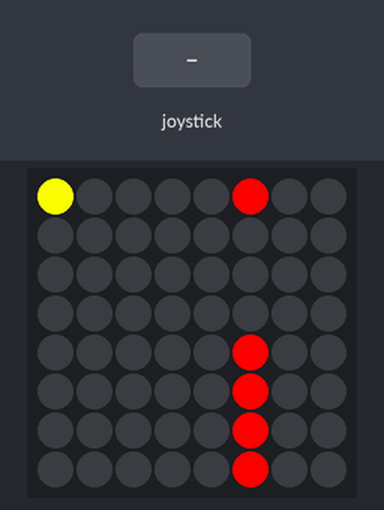
Simulated run of this program. Board: Raspberry Pi (BCM pin numbers) with a Sense HAT. Shown: the Sense HAT's 8×8 RGB LED matrix. The test bench sets the inputs (shaded band). Random numbers come from a fixed seed; the 64×8 strip is a reading aid, not a part: it shows the text the matrix is scrolling, unrolled, one strip-width of it at a time.

Above: at 1.6 s.
1.7 s: joystick pushed down
At 2.8 s:
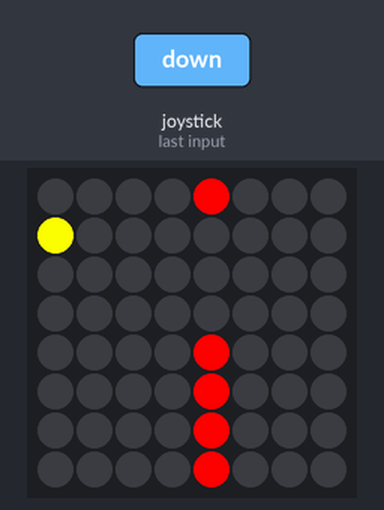
4.7 s: joystick pushed up
At 6.3 s:
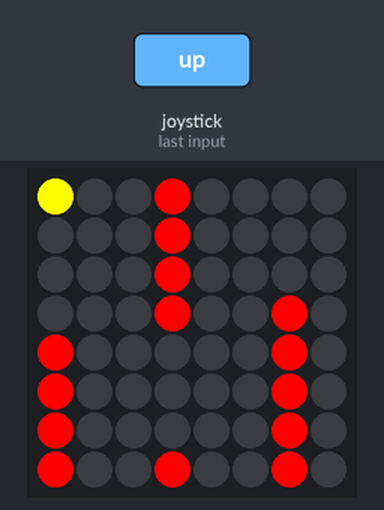
7.4 s: joystick clicked
At 8.7 s:
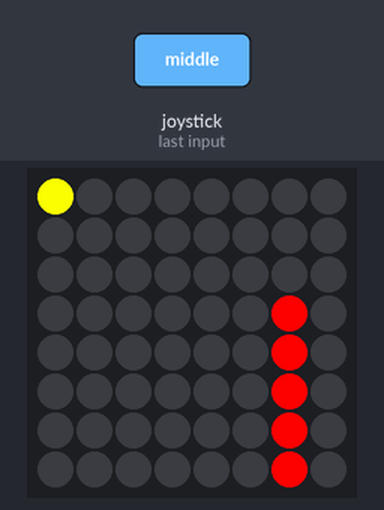
10.4 s: joystick pushed down
At 17.0 s:
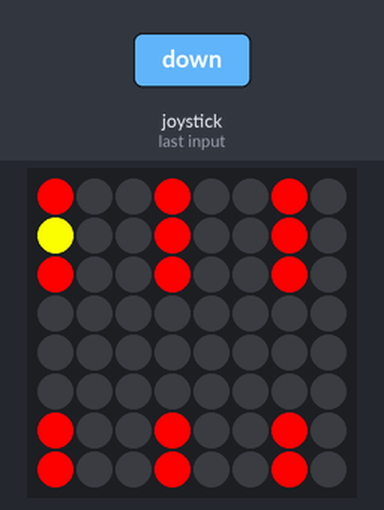
18.1 s: joystick clicked
At 19.4 s:
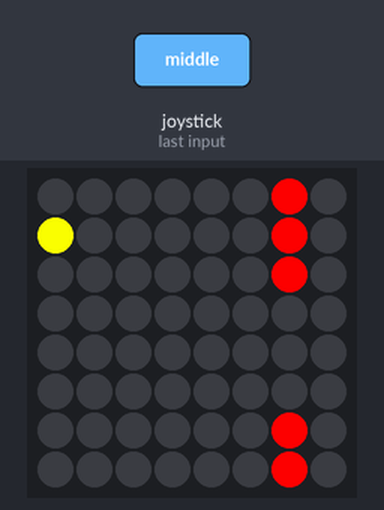
24.1 s: joystick clicked
At 36.3 s:
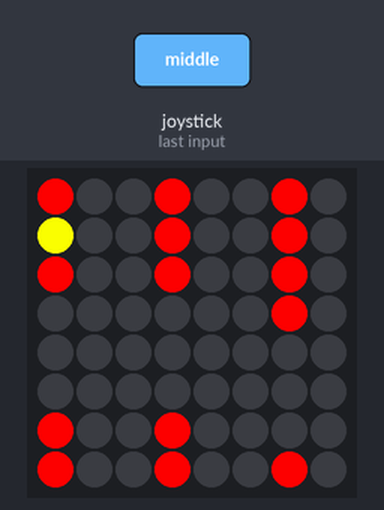
Timing chart, 0 to 37.8 s (numbered marks = the images above; inputs shaded):
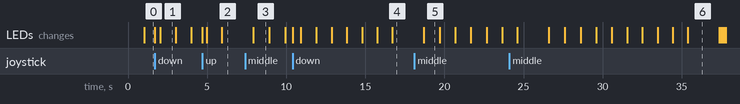

Measured:
- what the display in image 1 shows lasts 1.0 s, from 2.0 s to 3.0 s

The program:

flappy_astronaut.py
```python
from sense_hat import SenseHat
from time import sleep
from random import randint
from threading import Thread

sense = SenseHat()
sense.clear()

red = (255,0, 0)
black=(0,0,0)
blue = (0,0,255)
yellow=(255,255,0)
delay_decrease = 0.02


def flatten(matrix):
    flattened = [pixel for row in matrix for pixel in row]
    return flattened

def gen_pipes(matrix):
    for row in matrix:
        row[-1] = red
    gap = randint(1,6)
    matrix[gap][-1] = black
    matrix[gap - 1][-1] = black
    matrix[gap + 1][-1] = black
    return matrix

def move_pipes(matrix):


    for row in matrix:
        for i in range(7):
            row[i] = row[i+1]
        row[-1]=black
    return matrix

def draw_astronaut(event):
    global x
    global y
    global score
    global game_over

    sense.set_pixel(x,y, black)

    if event.action=="pressed":
        if event.direction=="up" and y>0 and game_over == False:
            y -=1
        elif event.direction == "down" and y<7 and game_over == False:
            y +=1
        elif event.direction == "middle" and score > 0:
            score = 0
    sense.set_pixel(x,y,yellow)

def check_collision(matrix):
    global game_over
    if matrix[y][x] == red:
        game_over = True
        return True
    else:
        return False

x= 0
y= 0
score = 0
game_delay = 2
game_over = False

sense.stick.direction_any = draw_astronaut

while True:
    matrix=[[black for column in range(8)] for row in range(8)]
    game_delay = 1
    game_over = False

    while True:
        matrix = gen_pipes(matrix)
        if check_collision(matrix):
            sleep(1)
            break

        for i in range(3):
            matrix = move_pipes(matrix)
            sense.set_pixels(flatten(matrix))
            sense.set_pixel(x,y,yellow)
            if check_collision(matrix):
                sleep(1)
                break

            if i == 2:
                score +=1
                game_delay -= delay_decrease
                if game_delay < 0.2:
                    game_delay = 0.2
            sleep(game_delay)


    while score:
        sense.show_message("Score:"+str(score))
        
```
